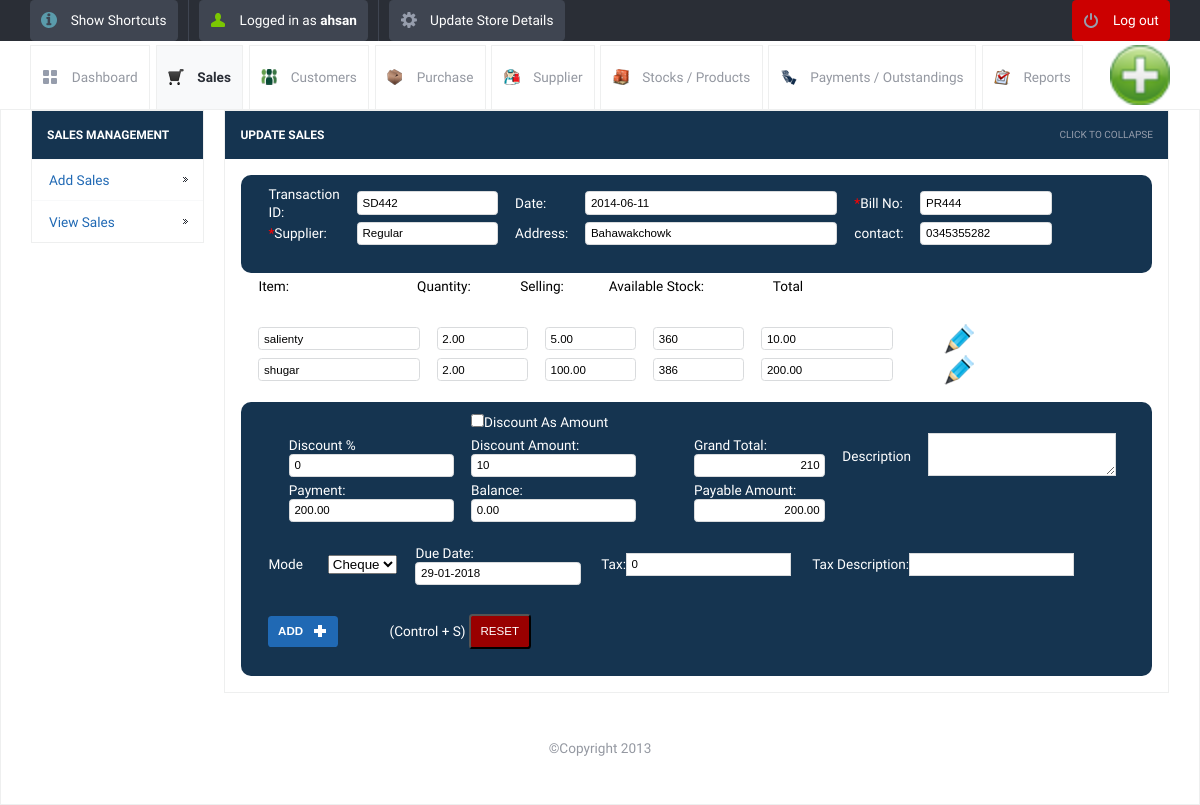
Screenshot of /update_sales.php?sid=65&table=stock_sales&return=view_sales.php (signed in) with the database file from the repository.
### tables this page shows
CREATE TABLE IF NOT EXISTS `stock_sales` (
  `id` int(10) NOT NULL AUTO_INCREMENT,
  `transactionid` varchar(250) NOT NULL,
  `stock_name` varchar(200) NOT NULL,
  `category` varchar(120) NOT NULL,
  `supplier_name` varchar(200) NOT NULL,
  `selling_price` decimal(10,2) NOT NULL,
  `quantity` decimal(10,2) NOT NULL,
  `amount` decimal(10,2) NOT NULL,
  `date` date NOT NULL,
  `username` varchar(120) NOT NULL,
  `customer_id` varchar(120) NOT NULL,
  `subtotal` decimal(10,2) NOT NULL,
  `payment` decimal(10,2) NOT NULL,
  `balance` decimal(10,2) NOT NULL,
  `discount` decimal(10,0) NOT NULL,
  `tax` decimal(10,0) NOT NULL,
  `tax_dis` varchar(100) NOT NULL,
  `dis_amount` decimal(10,0) NOT NULL,
  `grand_total` decimal(10,0) NOT NULL,
  `due` date NOT NULL,
  `mode` varchar(250) NOT NULL,
  `description` varchar(500) NOT NULL,
  `count1` int(11) NOT NULL,
  `billnumber` varchar(120) NOT NULL,
  `opp` int(255) NOT NULL,
  PRIMARY KEY (`id`)
);

CREATE TABLE IF NOT EXISTS `customer_details` (
  `id` int(10) unsigned NOT NULL AUTO_INCREMENT,
  `customer_name` varchar(200) NOT NULL,
  `customer_address` varchar(500) NOT NULL,
  `customer_contact1` varchar(100) NOT NULL,
  `customer_contact2` varchar(100) NOT NULL,
  `balance` int(11) NOT NULL,
  PRIMARY KEY (`id`)
);

CREATE TABLE IF NOT EXISTS `stock_avail` (
  `id` int(10) unsigned NOT NULL AUTO_INCREMENT,
  `name` varchar(120) NOT NULL,
  `quantity` int(10) unsigned NOT NULL,
  PRIMARY KEY (`id`)
);

### lib/db.class.php (called while the page is built, shortened)
<?php
  class DB
  {
    function DB($base, $server, $user, $pass)
    {
     $myconnection =  mysql_select_db($base)              ;
    }
    function queryUniqueObject($query, $debug = -1)
    {
      $query = "$query LIMIT 1";
      $result = mysql_query($query) or $this->debugAndDie($query);
      return mysql_fetch_object($result);
    }
    function queryUniqueValue($query, $debug = -1)
    {
      $query = "$query LIMIT 1";
      $result = mysql_query($query) or $this->debugAndDie($query);
      $line = mysql_fetch_row($result);
      return $line[0];
    }
    function maxOf($column, $table, $where)
    {
      return $this->queryUniqueValue("SELECT MAX(`$column`) FROM `$table` WHERE $where");
    }
    function maxOfAll($column, $table)
    {
      return $this->queryUniqueValue("SELECT MAX(`$column`) FROM `$table`");
    }
  }
?>

### init.php (called while the page is built, shortened)
<?php
	include("lib/db.class.php");
	$db = new DB($config['database'], $config['host'], $config['username'], $config['password']);
?>

### update_sales.php (the view, shortened to what this page needs)
<?php
include_once("init.php");
?>
<!DOCTYPE html>
<html lang="en">
<head>
	<link rel="stylesheet" href="css/style.css">
        <link rel="stylesheet" href="js/date_pic/date_input.css">
        <link rel="stylesheet" href="lib/auto/css/jquery.autocomplete.css">
	<?php include_once("tpl/common_js.php"); ?>
</head>
<body>
	<?php include_once("tpl/top_bar.php"); ?>
	<div id="header-with-tabs">
		<div class="page-full-width cf">
			<ul id="tabs" class="fl">
                                <li><a href="dashboard.php" class="dashboard-tab">Dashboard</a></li>
				<li><a href="view_sales.php" class="active-tab sales-tab">Sales</a></li>
				<li><a href="view_customers.php" class=" customers-tab">Customers</a></li>
				<li><a href="view_purchase.php" class="purchase-tab">Purchase</a></li>
				<li><a href="view_supplier.php" class=" supplier-tab">Supplier</a></li>
				<li><a href="view_product.php" class="stock-tab">Stocks / Products</a></li>
				<li><a href="view_payments.php" class="payment-tab">Payments / Outstandings</a></li>
				<li><a href="view_report.php" class="report-tab">Reports</a></li>
			</ul>
			<a href="#" id="company-branding-small" class="fr"><img src="<?php if(isset($_SESSION['logo'])) { echo "upload/".$_SESSION['logo'];}else{ echo "upload/posnic.png"; } ?>" alt="Point of Sale" /></a>
		</div>
	</div>
	<div id="content">
		<div class="page-full-width cf">
			<div class="side-menu fl">
				<h3>Sales Management</h3>
				<ul>
					<li><a href="add_sales.php">Add Sales</a></li>
					<li><a href="view_sales.php">View Sales</a></li>
				</ul>
			</div>
			<div class="side-content fr">
				<div class="content-module">
					<div class="content-module-heading cf">
						<h3 class="fl">Update sales</h3>
						<span class="fr expand-collapse-text">Click to collapse</span>
					</div>
						<div class="content-module-main cf">
				<?php
				if(isset($_GET['sid']))
				$id=$_GET['sid'];
				$line = $db->queryUniqueObject("SELECT * FROM stock_sales WHERE id='$id'");
				?>
				<form name="form1" method="post" id="form1" action="">
                  <div class="mytable_row ">
                  <table class="form"  border="0" cellspacing="0" cellpadding="0">
                    <tr>
                               <?php
					  $max = $db->maxOfAll("id","stock_sales");
					  ?>
                      <td>Transaction ID:</td>
                      <td><input name="stockid" type="text" id="stockid" readonly="readonly" maxlength="200"  class="round default-width-input" style="width:130px "  value="<?php echo $line->transactionid   ; ?>" /></td>
                      <td>Date:</td>
                      <td><input  name="date" id="test1" placeholder="" value="<?php echo $line->date ; ?> " type="text" maxlength="200"  class="round default-width-input"  /></td>
                      <td><span class="man">*</span>Bill No:</td>
                      <td><input name="bill_no" placeholder="ENTER BILL NO" type="text" id="bill_no" maxlength="200" value="<?php echo $line->billnumber ; ?> " class="round default-width-input" style="width:120px " /></td>
                    </tr>
                    <tr>
                      <td><span class="man">*</span>Supplier:</td>
                      <td><input name="supplier" placeholder="ENTER SUPPLIER" type="text" id="supplier" value="<?php echo $line->customer_id 	 ; ?> "  maxlength="200"  class="round default-width-input"  style="width:130px " /></td>
                      <td>Address:</td>
                      <td><input name="address" placeholder="ENTER ADDRESS" type="text" value="<?php $quantity = $db->queryUniqueValue("SELECT customer_address FROM customer_details WHERE customer_name='".$line->customer_id."'"); echo $quantity; ?>" id="address" maxlength="200"  class="round default-width-input"  /></td>
                      <td>contact:</td>
                      <td><input name="contact" placeholder="ENTER CONTACT" type="text" value="<?php $quantity = $db->queryUniqueValue("SELECT customer_contact1 FROM customer_details WHERE customer_name='".$line->customer_id."'"); echo $quantity; ?>" id="contact1" maxlength="200"  class="round default-width-input" onkeypress="return numbersonly(event)" style="width:120px " /></td>
                    </tr>
                  </table>
                  </div>
                   <table id="hideen_display">
                         <tr >
                          <td>Item:</td>
                           <td>&nbsp; </td>
                           <td>&nbsp; </td>
                           <td>&nbsp; </td>
                          <td>Quantity:</td>
                          <td>Selling:</td>
                          <td>Available Stock:</td>
                          <td>Total</td>
                           <td>&nbsp; </td><td>&nbsp; </td><td>&nbsp; </td>
                           <td>&nbsp; </td>
                           <td>&nbsp; </td>
                           <td>&nbsp; </td><td>&nbsp; </td><td>&nbsp; </td><td>&nbsp; </td><td>&nbsp; </td><td>&nbsp; </td>
                      </tr>
                  </table>
                         <div style="overflow:auto ;max-height:300px;  ">
                           <table class="form" id="item_copy_final">
                               <?php
                               $sid=$line->transactionid ;
					$max = $db->maxOf("count1", "stock_sales", "transactionid ='$sid'");
					for($i=1; $i<=$max; $i++)
					{
                                              $line1 = $db->queryUniqueObject("SELECT * FROM stock_sales WHERE transactionid ='$sid' and count1=$i");
                                          $item= $db->queryUniqueValue("SELECT transactionid  FROM stock_sales WHERE stock_name='".$line1->stock_name."'");
                                            ?>
                     <tr>
                         <td><input name="stock_name[]"  type="text" id="<?php echo $item."st"?>" maxlength="20" style="width: 150px" readonly="readonly"  class="round "
                                 value="<?php echo $line1->stock_name ; ?>" /></td>
                      <td><input name="quantity[]"  type="text" id="<?php echo $item."q"?>" maxlength="20"  class="round my_with"
                                 value="<?php echo $line1->quantity ; ?>" readonly="readonly" onkeypress="return numbersonly(event)" /></td>
                      <td><input type="hidden" name="s_id[]" value="<?php echo $line1->id; ?>"> <input name="sell[]"  type="text" id="<?php echo $item."s"?>" maxlength="20" readonly="readonly" class="round my_with"
					  value="<?php echo $line1->selling_price; ?>" onkeypress="return numbersonly(event)"  /></td>
                      <td><input name="stock[]"  type="text" id="<?php echo $item."p"?>" readonly="readonly" maxlength="200"   class="round  my_with"  value="<?php $quantity = $db->queryUniqueValue("SELECT quantity FROM stock_avail WHERE name='".$line1->stock_name."'"); echo $quantity; ?>" /></td>
                      <td><input name="total[]"  type="text" id="<?php echo $item."to"?>" readonly="readonly" maxlength="20" style="margin-left:20px;width: 120px"  class="round "
					  value="<?php echo $line1->amount   ; ?>" /></td>
                      <td><input type="hidden" id="<?php echo $item."my_tot"?>" maxlength="20" style="margin-left:20px;width: 120px"  class="round "
					  value="<?php echo $line1->amount  ; ?>" /></td>
                      <td><input type="hidden" id="<?php echo $item;?>"><input type="hidden" name="gu_id[]" value="<?php echo $line1->id  ?>"></td>
                      <td><input type=button value="" id="<?php echo $item;?>" style="width:30px;border:none;height:30px;background:url(images/edit_new.png)" class="round" onclick="edit_stock_details(this.id)"  ></td>
                    </tr>
                                        <?php }?>
                    </table>
                   </div>
                    <div class="mytable_row ">
                  <table class="form">
                                 <tr>
                           <td>&nbsp; </td> <td>&nbsp; </td>
                           <td><input type="checkbox" id="round" onclick="discount_type()" >Discount As Amount</td> </tr>
                    <tr>
                        <td>&nbsp; </td>
                        <td>Discount %<input type="text" maxlength="3"  value="<?php echo $line->discount ; ?>" class="round" onkeyup=" discount_amount(); " onkeypress="return numbersonly(event);" name="discount" id="discount" >
                      </td>
                    <td>Discount Amount:<input type="text" readonly="readonly"  value="<?php echo $line->dis_amount ; ?>" onkeypress="return numbersonly(event);"  onkeyup=" discount_as_amount(); " class="round" id="disacount_amount" name="dis_amount" >
                      </td>
                     <td>&nbsp; </td><td>&nbsp; </td>
                        <td>Grand Total:<input type="hidden" readonly="readonly"  value="<?php echo $line->grand_total ; ?>" id="grand_total" name="subtotal" >
                        <input type="text" id="main_grand_total" readonly="readonly"  value="<?php echo $line->grand_total ; ?>" class="round default-width-input"  style="text-align:right;width: 120px" >
                    </td>
                      <td>Description</td>
                  <td><textarea name="description"><?php echo $line->description ; ?></textarea></td>
                  </tr>
                    <tr> <td>&nbsp; </td>
                        <td>Payment:<input type="text"  class="round" value="<?php  echo $line->payment ; ?>" onkeyup=" balance_amount(); return numbersonly(event);"  name="payment" id="payment" >
                      </td>
                    <td>Balance:<input type="text"  class="round" value="<?php echo $line->balance ; ?>" id="balance" name="balance" >
                      </td>
                      <td>&nbsp; </td><td>&nbsp; </td>
                      <td>Payable Amount:<input type="hidden" readonly="readonly" id="grand_total"  >
                        <input type="text" id="payable_amount" value="<?php echo $line->subtotal ; ?>" readonly="readonly" name="payable" class="round default-width-input"  style="text-align:right;width: 120px" >
                   </td>
                  </tr> </table>
                  <table>
                  <tr> <td>Mode &nbsp;</td><td>
                      <select name="mode">
                      <option value="cheque">Cheque</option>
                      </select>
                      </td>
                      <td>
                       Due Date:<input type="text" name="due" id="test2" value="<?php echo date('d-m-Y');?>" class="round">
                  </td>
                  <td> Tax:<input type="text" name="tax" value="<?php echo $line->tax ?>" onkeypress="return numbersonly(event);"></td>
                 <td>Tax Description:<input type="text" <?php echo $line->tax_dis ?> name="tax_dis"> </td>
                  <td>&nbsp; </td>
                  <td>&nbsp; </td>
                  <td>&nbsp; </td>
                  </tr>
                  </table>
                                 <table class="form">
                    <tr>
                     <td>
                        <input  class="button round blue image-right ic-add text-upper" type="submit" name="Submit" value="Add">
                     </td><td>			(Control + S)
                     <input class="button round red   text-upper"  type="reset" name="Reset" value="Reset"> </td>
                     <td>&nbsp; </td> <td>&nbsp; </td>
                    </tr>
                </table></div>
                </form>
					</div>
				</div>
		</div>
	</div>
	<div id="footer">
		<p> &copy;Copyright 2013</p>
	</div>
</body>
</html>

### rows the page displays
stock_sales: stockid "SD442", date "2014-06-11", bill_no "PR444", supplier "Regular", address "Bahawakchowk", contact "0345355282", stock_name "salienty", quantity "2.00", selling_price "5.00", stock_name.quantity "360", amount "10.00", discount "0", dis_amount "10", grand_total "210", payment "200.00", balance "0.00", payable "200.00", tax "0"
stock_sales: stock_name "shugar", quantity "2.00", selling_price "100.00", stock_name.quantity "386", amount "200.00"

### other values shown
$POSNIC['username'] "ahsan"
